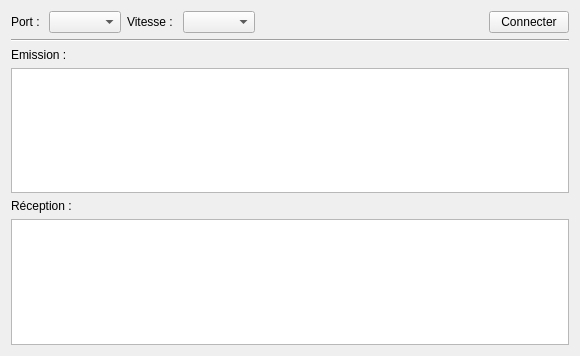
<?xml version="1.0" encoding="UTF-8"?>
<ui version="4.0">
 <class>Fenetre</class>
 <widget class="QWidget" name="Fenetre">
  <property name="geometry">
   <rect>
    <x>0</x>
    <y>0</y>
    <width>580</width>
    <height>356</height>
   </rect>
  </property>
  <property name="windowTitle">
   <string>SdZ terminal voie série</string>
  </property>
  <layout class="QVBoxLayout" name="verticalLayout_3">
   <item>
    <layout class="QHBoxLayout" name="horizontalLayout">
     <item>
      <widget class="QLabel" name="label">
       <property name="sizePolicy">
        <sizepolicy hsizetype="Maximum" vsizetype="Preferred">
         <horstretch>0</horstretch>
         <verstretch>0</verstretch>
        </sizepolicy>
       </property>
       <property name="text">
        <string>Port : </string>
       </property>
      </widget>
     </item>
     <item>
      <widget class="QComboBox" name="ComboPort">
       <property name="sizePolicy">
        <sizepolicy hsizetype="Maximum" vsizetype="Fixed">
         <horstretch>0</horstretch>
         <verstretch>0</verstretch>
        </sizepolicy>
       </property>
      </widget>
     </item>
     <item>
      <widget class="QLabel" name="label_2">
       <property name="sizePolicy">
        <sizepolicy hsizetype="Maximum" vsizetype="Preferred">
         <horstretch>0</horstretch>
         <verstretch>0</verstretch>
        </sizepolicy>
       </property>
       <property name="text">
        <string>Vitesse : </string>
       </property>
      </widget>
     </item>
     <item>
      <widget class="QComboBox" name="comboVitesse">
       <property name="sizePolicy">
        <sizepolicy hsizetype="Maximum" vsizetype="Fixed">
         <horstretch>0</horstretch>
         <verstretch>0</verstretch>
        </sizepolicy>
       </property>
      </widget>
     </item>
     <item>
      <spacer name="horizontalSpacer">
       <property name="orientation">
        <enum>Qt::Horizontal</enum>
       </property>
       <property name="sizeHint" stdset="0">
        <size>
         <width>40</width>
         <height>20</height>
        </size>
       </property>
      </spacer>
     </item>
     <item>
      <widget class="QPushButton" name="btnConnection">
       <property name="sizePolicy">
        <sizepolicy hsizetype="Maximum" vsizetype="Fixed">
         <horstretch>0</horstretch>
         <verstretch>0</verstretch>
        </sizepolicy>
       </property>
       <property name="text">
        <string>Connecter</string>
       </property>
       <property name="checkable">
        <bool>true</bool>
       </property>
      </widget>
     </item>
    </layout>
   </item>
   <item>
    <widget class="Line" name="line">
     <property name="orientation">
      <enum>Qt::Horizontal</enum>
     </property>
    </widget>
   </item>
   <item>
    <widget class="QLabel" name="label_3">
     <property name="text">
      <string>Emission :</string>
     </property>
    </widget>
   </item>
   <item>
    <widget class="QTextEdit" name="boxEmission"/>
   </item>
   <item>
    <widget class="QLabel" name="label_4">
     <property name="text">
      <string>Réception :</string>
     </property>
    </widget>
   </item>
   <item>
    <widget class="QTextEdit" name="boxReception">
     <property name="readOnly">
      <bool>true</bool>
     </property>
    </widget>
   </item>
  </layout>
 </widget>
 <resources/>
 <connections/>
</ui>
